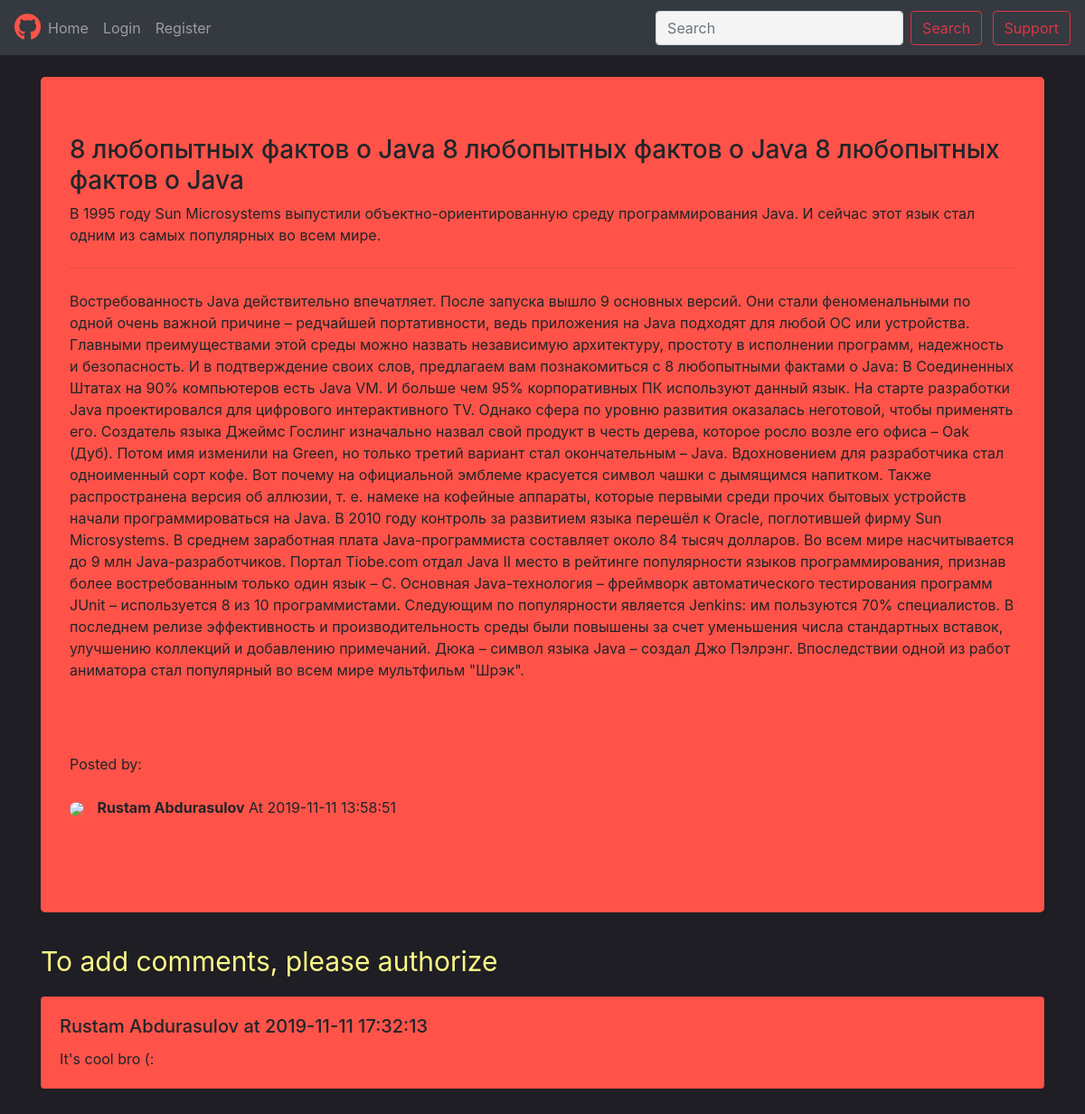
Screenshot of /readmore.php?id=3 with the database file from the repository.
### tables this page shows
CREATE TABLE `blogs` (
  `id` int(11) NOT NULL,
  `user_id` int(11) NOT NULL,
  `title` text NOT NULL,
  `short_content` text NOT NULL,
  `content` text NOT NULL,
  `post_date` timestamp NOT NULL DEFAULT current_timestamp() ON UPDATE current_timestamp()
);

CREATE TABLE `users` (
  `id` int(11) NOT NULL,
  `email` varchar(200) NOT NULL,
  `password` varchar(40) NOT NULL,
  `full_name` varchar(200) NOT NULL,
  `ava` varchar(250) NOT NULL,
  `ava_type` varchar(20) NOT NULL
);

CREATE TABLE `comments` (
  `id` int(11) NOT NULL,
  `user_id` int(11) NOT NULL,
  `blog_id` int(11) NOT NULL,
  `comment` text NOT NULL,
  `post_date` timestamp NOT NULL DEFAULT current_timestamp() ON UPDATE current_timestamp()
);

### core/db.php (called while the page is built, shortened)
<?php
	$connection = new PDO('mysql:host=localhost;dbname=final_project2','root','');
	function getBlogById($id){
		global $connection;
		$query = $connection->prepare("
			SELECT b.id, b.user_id, b.title, b.short_content, b.post_date, u.full_name, u.ava, u.ava_type, b.content
			FROM blogs b
			LEFT OUTER JOIN users u ON u.id = b.user_id
			WHERE b.id = :id
		");
		$query->execute(array("id"=>$id));
		$result = $query->fetch();
		return $result;
	}
	function getAllComments($blogId){
		global $connection;
		$query = $connection->prepare("
			SELECT c.id, c.blog_id, c.user_id, c.comment, c.post_date,
			u.full_name
			FROM comments c
			LEFT OUTER JOIN users u ON u.id = c.user_id
			WHERE c.blog_id = :blog_id
			ORDER BY c.post_date DESC
		");
		$query->execute(array("blog_id"=>$blogId));
		$result = $query->fetchAll();
		return $result;
	}
?>

### readmore.php (the view, shortened to what this page needs)
<!DOCTYPE html>
<html>
<head>
<?php
require_once "core/head.php";
?>
</head>
<body style="background-color:#1E1E24">
<?php
require_once "core/navbar.php";
?>
<div class="container mt-4 pb-5 mb-5">
<?php
if(isset($_GET['id'])&&is_numeric($_GET['id'])){
$blog = getBlogById($_GET['id']);
if($blog!=null){
?>
<div class="jumbotron" style="background-color:#FF5349";>
<h3><?php echo htmlspecialchars($blog['title']);?></h3>
<p><?php echo htmlspecialchars($blog['short_content']);?></p>
<hr class="my-4">
<p><?php echo htmlspecialchars($blog['content']);?></p>
<br>
<p>
<br>
<p>
Posted by:
<br>
<?php
$imageSmall = "images/default_small.png";
?>
<br>
<img src="<?php echo $imageSmall; ?>" style = "border-radius: 50%; margin-right: 10px;">
<b><?php echo htmlspecialchars($blog['full_name']); ?></b>
At <?php echo htmlspecialchars($blog['post_date']);?>
</p>
<br>
</div>
<?php
if(isset($_SESSION['USER_SESSION'])){
?>
<form action="to_addcomment.php" method="post">
<input type="hidden" name="blog_id" value="<?php echo $blog['id']; ?>">
<div class="card" style="width: 100%; background-color:#FF5349";>
<div class="card-body">
<h5 class="card-title">Add Comment</h5>
<p class="card-text">
<textarea class="form-control" name="comment" style="background-color:whitesmoke";></textarea>
</p>
<button class="btn btn-dark btn-sm">Add Comment</button>
</div>
</div>
</form>
<?php
}else{
?>
<span style="color:#FFF987; font-size:30px;">To add comments, please authorize</span>
<?php
}
?>
<?php
$comments = getAllComments($blog['id']);
if($comments!=null){
foreach($comments as $comm){
?>
<div class="card mt-3" style="width: 100%; background-color:#FF5349";>
<div class="card-body">
<h5 class="card-title">
<?php echo $comm['full_name']; ?> at <?php echo $comm['post_date']; ?>
</h5>
<p class="card-text" style="">
<?php
echo htmlspecialchars($comm['comment']);
?>
</p>
</div>
</div>
<?php
}
}
?>
<?php
}else{
?>
<span style="color:#FF5349; font-size:30px;">BLOG NOT FOUND</span>
<?php
}
?>
<?php
}else{
?>
<span style="color:#FF5349; font-size:30px;">404 PAGE NOT FOUND</span>
<?php
}
?>
</div>
</body>
</html>

### rows the page displays
blogs: title "8 любопытных фактов о Java 8 любопытных фактов о Java 8 любопытных фактов о Java", short_content "В 1995 году Sun Microsystems выпустили объектно-ориентированную среду программирования Java. И сейчас этот язык стал одним из самых популярных во всем мире.", content "Востребованность Java действительно впечатляет. После запуска вышло 9 основных версий. Они стали феноменальными по одной очень важной причине – редчайшей портативности, ведь приложения на Java подходят для любой ОС или устройства. Главными преимуществами этой среды можно назвать независимую архитектуру, простоту в исполнении программ, надежность и безопасность. И в подтверждение своих слов, предлагаем вам познакомиться с 8 любопытными фактами о Java: В Соединенных Штатах на 90% компьютеров есть Java VM. И больше чем 95% корпоративных ПК используют данный язык. На старте разработки Java проектировался для цифрового интерактивного TV. Однако сфера по уровню развития оказалась неготовой, чтобы…", user.full_name "Rustam Abdurasulov", post_date "2019-11-11 13:58:51"
comments: user.full_name "Rustam Abdurasulov", post_date "2019-11-11 17:32:13", comment "It's cool bro (:"
